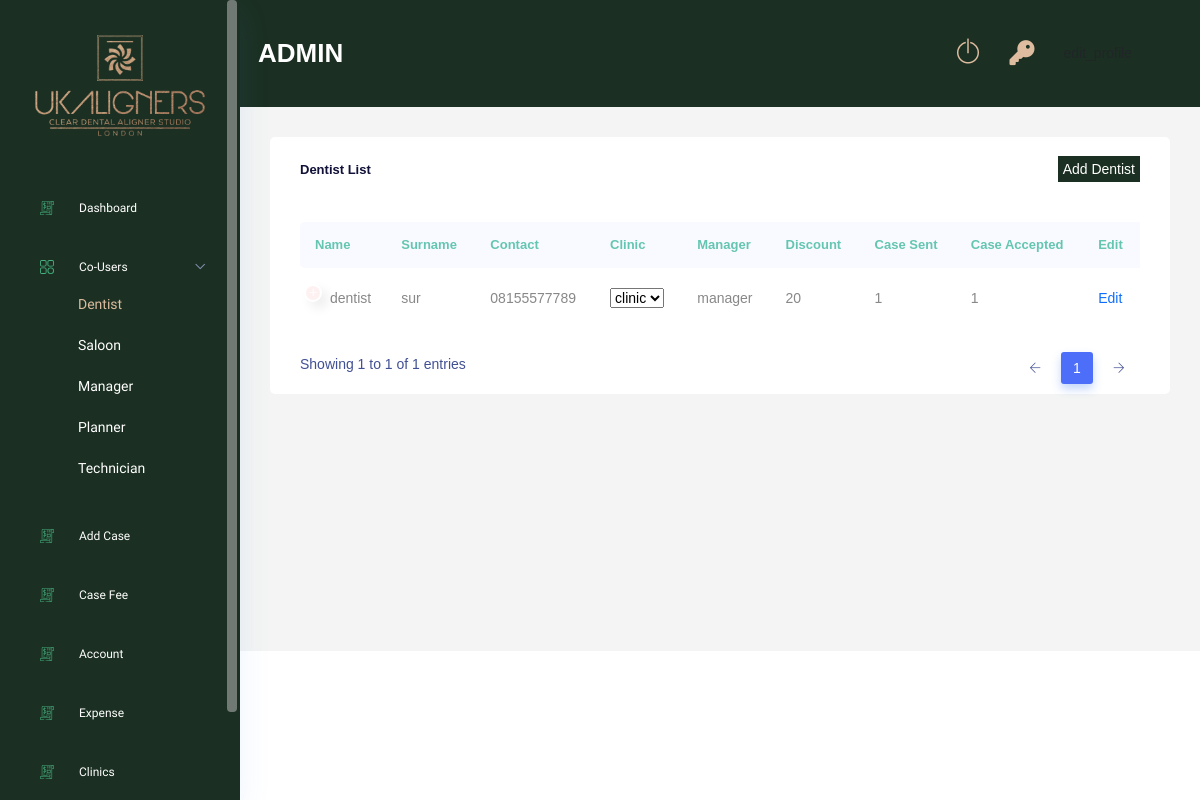
Before: /dentist-list/ (signed in) with the older database file.
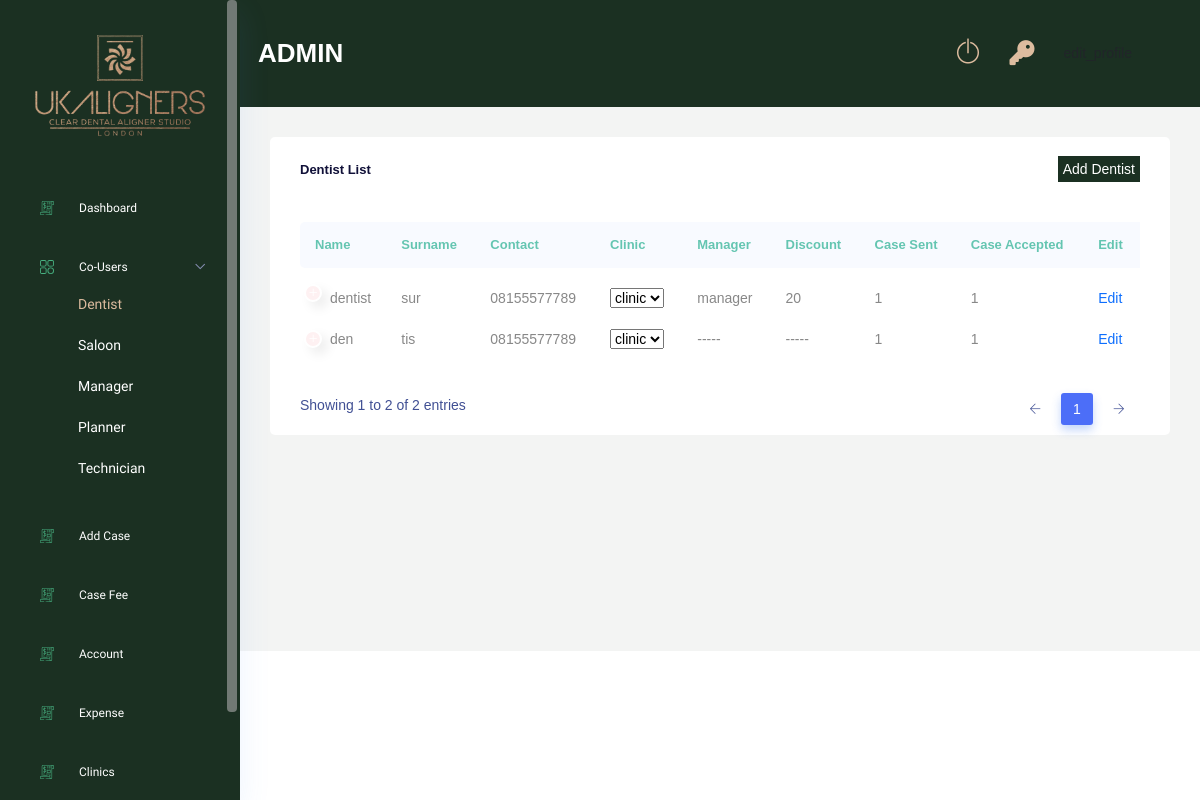
After: the same page with the newer database file.
### DentistRoll/models.py (models this page shows, shortened)
class Dentist(models.Model):
    user                    = models.OneToOneField(Users, on_delete=models.CASCADE)
    surname                 = models.CharField(max_length=150,null=True,blank=True)
    number                  = models.CharField(max_length=150,null=True,blank=True)
    clinic                  = models.ManyToManyField(Clinic)
    manager                 = models.ForeignKey(Manager, on_delete=models.DO_NOTHING, null=True, blank=True)
    discount                = models.IntegerField(null=True, blank=True)
    class Meta:
        verbose_name_plural = "Dentists"

### Users/models.py (models this page shows, shortened)
class Account(AbstractBaseUser):
    email 					= models.EmailField(verbose_name="email", max_length=60, unique=True)
    username 				= models.CharField(max_length=130)
    date_joined				= models.DateTimeField(verbose_name='date joined', auto_now_add=True)
    last_login				= models.DateTimeField(verbose_name='last login', auto_now=True)
    is_active				= models.BooleanField(default=True)
    is_staff				= models.BooleanField(default=False)
    is_superuser			= models.BooleanField(default=False)
    is_admin				= models.BooleanField(default=False)
    is_manager   			= models.BooleanField(default=False)
    is_planner   			= models.BooleanField(default=False)
    is_technician   		= models.BooleanField(default=False)
    is_dentist      		= models.BooleanField(default=False)
    is_salon           		= models.BooleanField(default=False)
    is_individual     		= models.BooleanField(default=False)
    is_clinic        		= models.BooleanField(default=False)
    hide_email				= models.BooleanField(default=True)
    USERNAME_FIELD = 'email'
    REQUIRED_FIELDS = ['username']
    objects = MyAccountManager()

### ManagerRoll/models.py (models this page shows)
class Manager(models.Model):
    user                    = models.OneToOneField(Users, on_delete=models.CASCADE)
    number                  = models.CharField(max_length=150,null=True,blank=True)
    fee                     = models.FloatField(null=True,blank=True)
    outstanding             = models.BooleanField(default=False)
    class Meta:
        verbose_name_plural = "Managers"
    def __str__(self):
        return self.user.username

### AdminRoll/views.py (the view)
# urls.py: path('dentist-list/',views.dentist_list, name='dentist_list'),
@login_required(login_url='login')
def dentist_list(request):
    if request.user.is_admin:
        dentist_obj_list = Dentist.objects.filter(user__is_active = True)
        context = {
            'dentist_obj_list':dentist_obj_list
        }
        return render(request,'adminRoll/dentist_list.html',context)
    return redirect('login')

### AdminRoll/templatetags/dentist_accepted_cases.py (called while the page is built)
def dentist_accepted_cases(id):
    dentist_obj = Dentist.objects.get(id = id)
    case_accept = Case.objects.filter(dentist = dentist_obj, status = 'accepted')
    case_tc = Case.objects.filter(dentist = dentist_obj, status = 'tc')
    case_treatment = Case.objects.filter(dentist = dentist_obj, status = 'treatment')
    total = len(case_accept) + len(case_tc) + len(case_treatment)
    return total

### AdminRoll/templatetags/dentist_total_cases.py (called while the page is built)
def dentist_total_cases(id):
    dentist_obj = Dentist.objects.get(id = id)
    case_obj = Case.objects.filter(dentist = dentist_obj)
    total = len(case_obj)
    print(total)
    return total

### AdminRoll/templates/adminRoll/dentist_list.html (shortened to what this page needs)
{% extends 'base.html' %}
{% load static %}
{% load dentist_total_cases %}
{% load dentist_accepted_cases %}
{% block content %}
<div class="main_content_iner ">
    <div class="container-fluid p-0">
        <div class="row justify-content-center">
            <div class="col-lg-12">
                <div class="white_card card_height_100 mb_30">
                    <div class="white_card_header">
                        <div class="box_header m-0">
                            <div class="main-title">
                                <h3 class="m-0">Dentist List</h3>
                            </div>
                            <div class="main-title">
                                <a href="{% url 'AdminRoll:create_client' 'dentist' %}" class="add-user-btn">Add Dentist</a>
                            </div>
                        </div>
                    </div>
                    <div class="white_card">
                        <div class="QA_section plr_30">
                            <div class="QA_table mb_30">
                                <table class="table lms_table_active ">
                                    <thead>
                                        <tr>
                                            <th scope="col">Name</th>
                                            <th scope="col">Surname</th>
                                            <th scope="col">Contact</th>
                                            <th scope="col">Clinic</th>
                                            <th scope="col">Manager</th>
                                            <th scope="col">Discount</th>
                                            <th scope="col">Case Sent</th>
                                            <th scope="col">Case accepted</th>
                                            <th scope="col">Edit</th>
                                        </tr>
                                    </thead>
                                    <tbody>
                                        {% for obj in dentist_obj_list %}
                                        <tr>
                                            <td>{{ obj.user.username }}</td>
                                            <td>{% if obj.surname %} {{ obj.surname }} {% else %} ----- {% endif %}</td>
                                            <td>{% if obj.number %} {{ obj.number }} {% else %} ----- {% endif %}</td>
                                            <td>
                                                {% if obj.clinic %}
                                                    <select>
                                                        {% for clinic in obj.clinic.all %}
                                                            <option>{{clinic.user.username}}</option>
                                                        {% endfor %}
                                                    </select>
                                                {% else %}
                                                    -----
                                                {% endif %}</td>
                                            <td>{% if obj.manager %} {{ obj.manager }} {% else %} ----- {% endif %}</td>
                                            <td>{% if obj.discount %} {{ obj.discount }} {% else %} ----- {% endif %}</td>
                                            <td>{{obj.id|dentist_total_cases}}</td>
                                            <td>{{obj.id|dentist_accepted_cases}}</td>
                                            <td><a href="{% url 'AdminRoll:edit_dentist' obj.id %}">Edit</a></td>
                                        </tr>
                                        {% endfor %}
                                    </tbody>
                                </table>
                            </div>
                        </div>
                    </div>
                </div>
            </div>
        </div>
    </div>
</div>
{% endblock %}

Changed rows visible on the page:
added Dentist: user.username "den", surname "tis", number "08155577789", id|dentist_total_cases "1", id|dentist_accepted_cases "1"
Other visible differences:
text written by a page script: "Showing 1 to 1 of 1 entries 1" → "Showing 1 to 2 of 2 entries 1"
